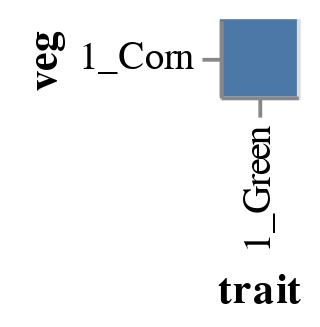

Notebook code for this chart:
### Code cell
one_square_heatmap = alt.Chart(df).mark_rect().encode(
    x = 'trait',
    y = 'veg'
).transform_filter(
    (datum.trait == '1_Green') & (datum.veg == '1_Corn')
)

one_square_heatmap

### Figure 1 — Vega-Lite specification as saved in the notebook (floating-point values rounded to 4 significant figures)
{"config": {"view": {"continuousWidth": 300, "continuousHeight": 300}}, "data": {"name": "data-39f9d319c3f1fa0701a2f2e8a04001de"}, "mark": {"type": "rect"}, "encoding": {"x": {"field": "trait", "type": "nominal"}, "y": {"field": "veg", "type": "nominal"}}, "transform": [{"filter": "((datum.trait === '1_Green') && (datum.veg === '1_Corn'))"}], "$schema": "https://vega.github.io/schema/vega-lite/v5.8.0.json", "datasets": {"data-39f9d319c3f1fa0701a2f2e8a04001de": [{"veg": "1_Corn", "trait": "1_Green", "votes": 6}, {"veg": "2_Squash", "trait": "1_Green", "votes": 8}, {"veg": "3_Brussel sprouts", "trait": "1_Green", "votes": 10}, {"veg": "4_Green beans", "trait": "1_Green", "votes": 20}, {"veg": "5_Peas", "trait": "1_Green", "votes": 23}, {"veg": "1_Corn", "trait": "2_Yellow", "votes": 29}, {"veg": "2_Squash", "trait": "2_Yellow", "votes": 27}, {"veg": "3_Brussel sprouts", "trait": "2_Yellow", "votes": 21}, {"veg": "4_Green beans", "trait": "2_Yellow", "votes": 17}, {"veg": "5_Peas", "trait": "2_Yellow", "votes": 5}, {"veg": "1_Corn", "trait": "3_Cheap", "votes": 18}, {"veg": "2_Squash", "trait": "3_Cheap", "votes": 17}, {"veg": "3_Brussel sprouts", "trait": "3_Cheap", "votes": 16}, {"veg": "4_Green beans", "trait": "3_Cheap", "votes": 16}, {"veg": "5_Peas", "trait": "3_Cheap", "votes": 15}, {"veg": "1_Corn", "trait": "4_Tasty", "votes": 30}, {"veg": "2_Squash", "trait": "4_Tasty", "votes": 13}, {"veg": "3_Brussel sprouts", "trait": "4_Tasty", "votes": 4}, {"veg": "4_Green beans", "trait": "4_Tasty", "votes": 9}, {"veg": "5_Peas", "trait": "4_Tasty", "votes": 19}, {"veg": "1_Corn", "trait": "5_Gross", "votes": 7}, {"veg": "2_Squash", "trait": "5_Gross", "votes": 11}, {"veg": "3_Brussel sprouts", "trait": "5_Gross", "votes": 19}, {"veg": "4_Green beans", "trait": "5_Gross", "votes": 7}, {"veg": "5_Peas", "trait": "5_Gross", "votes": 2}]}}
